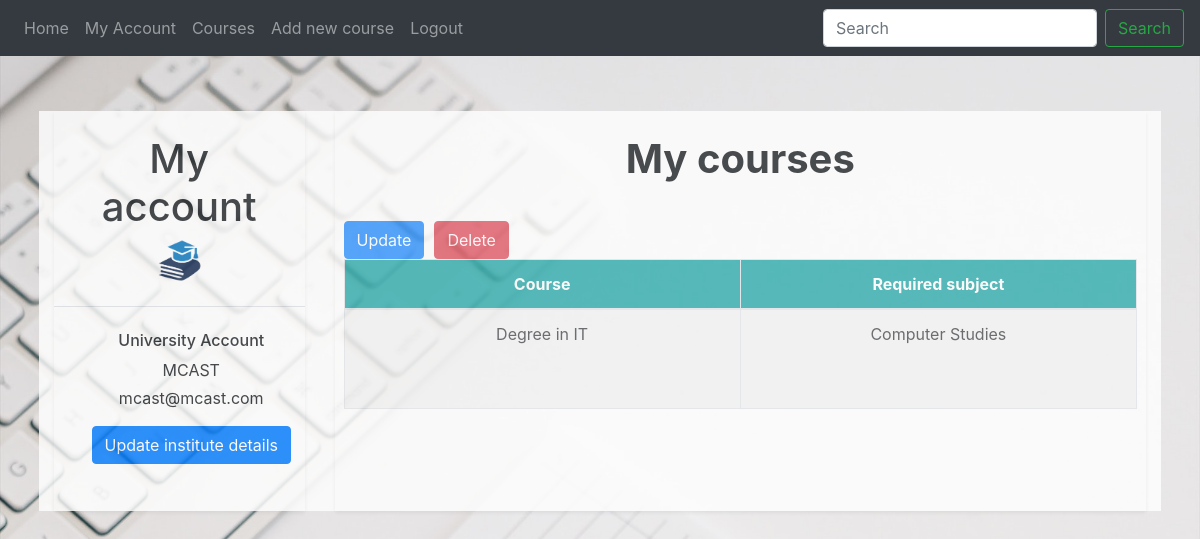
The page /myaccount (signed in) on the database its author committed.
### website/models.py (models this page shows)
class User(db.Model, UserMixin):
    id = db.Column(db.Integer, primary_key=True)
    email = db.Column(db.String(150), unique=True)
    password = db.Column(db.String(150))
    first_name = db.Column(db.String(150))
    usertype = db.Column(db.String(120))
    aboutuni = db.Column(db.String(1000))
    instituteimg = db.Column(db.String(1000))
    institutelogo = db.Column(db.String(1000))
    maths = db.Column(db.String(150))
    english = db.Column(db.String(150))
    maltese = db.Column(db.String(150))
    computer_studies = db.Column(db.String(150))
    biology = db.Column(db.String(150))
    physics = db.Column(db.String(150))
    chemistry = db.Column(db.String(150))
    italian = db.Column(db.String(150))
    french = db.Column(db.String(150))
    home_economics = db.Column(db.String(150))
    accounts = db.Column(db.String(150))
    courses = db.relationship('Courses')

class Courses(db.Model):
    id = db.Column(db.Integer, primary_key=True)
    courseName = db.Column(db.String(300))
    institute = db.Column(db.String(300))
    neededSubject = db.Column(db.String(300))
    about = db.Column(db.String(1000))
    courseimg = db.Column(db.String(1000))
    modules = db.Column(db.String(300))
    careers = db.Column(db.String(300))
    user_id = db.Column(db.Integer, db.ForeignKey('user.id'))

### website/views.py (the view)
@views.route('/myaccount')
def myaccount():
    our_courses = Courses.query.order_by(Courses.courseName)
    q = request.args.get('q')
    if q:
        our_courses = Courses.query.filter(Courses.courseName.contains(q) |
        Courses.institute.contains(q)  | Courses.neededSubject.contains(q))
    else:
        our_courses = Courses.query.all()
    return render_template("myaccount.html", user=current_user, our_courses=our_courses)

### website/__init__.py (called while the page is built)
def create_app():
    app = Flask(__name__)
    app.config['SECRET_KEY'] = 'dfjkhdsf dfjsdllj'
    app.config['SQLALCHEMY_DATABASE_URI'] = f'sqlite:///{DB_NAME}'
    db.init_app(app)
    from .views import views
    from .auth import auth
    app.register_blueprint(views, url_prefix='/')
    app.register_blueprint(auth, url_prefix='/')
    from .models import User, Courses
    create_database(app)
    login_manager = LoginManager()
    login_manager.login_view = 'auth.login'
    login_manager.init_app(app)
    @login_manager.user_loader
    def load_user(id):
        return User.query.get(int(id))
    return app

### website/templates/myaccount.html (shortened to what this page needs)
{% extends "base.html" %} {% block title %}My account{% endblock %} {% block content
  %}
  <link rel="stylesheet" href="https://allyoucan.cloud/cdn/icofont/1.0.1/icofont.css">
<div class="container">
    <div class="row">
        <div class="col-md-3">
            <div class="osahan-account-page-left shadow-sm bg-white h-100">
                <div class="border-bottom p-4">
                    <div class="osahan-user text-center">
                        <div class="osahan-user-media">
                            <div class="osahan-user-media-body">
                                <h1>My account</h1>
                                {% if current_user.usertype == 'University Account' %}
                                <img src="\static/images/admin.png" style="width: 25%;">
                                {% endif %}
                            </div>
                        </div>
                    </div>
                </div>
                <ul class="nav nav-tabs flex-column border-0 pt-4 pl-4 pb-4" id="myTab" role="tablist">
                    <li class="nav-item">
                      <h6 class="mb-2">{{ user.usertype }}</h6>
                      <p class="mb-1">{{ user.first_name }}</p>
                      <p>{{ user.email }}</p>
          {% if current_user.usertype == 'University Account' %}
          <a href="/updateuni/{{ user.id }}" class="btn btn-primary">Update institute details</a>
          <br>
          <br>
          {% endif %}
                </ul>
            </div>
        </div>
        <div class="col-md-9">
            <div class="osahan-account-page-right shadow-sm bg-white p-4 h-100">
                <div class="tab-content" id="myTabContent">
                  {% if current_user.usertype == 'University Account' %}
                    <div class="tab-pane fade  active show" id="favourites" role="tabpanel" aria-labelledby="favourites-tab">
                        <h1 class="font-weight-bold mt-0 mb-4">My courses</h1>
                        <div class="row">
                  {% endif %}
                          {% if current_user.usertype == 'University Account' %}
{% for courses in user.courses %}
<table class="table table-striped table-bordered table-fixed table-hover table-condensed" style="border:0px; " id="myTable3">
  <thead>
    <tr>
      <th width="">Course</th>
      <th width="">Required subject</th>
    </tr>
  </thead>
  <tbody class="tbody">
      <td>{{ courses.courseName }}</td>
      <td>{{ courses.neededSubject }}</td>
      <a href="/update/{{ courses.id }}" class="btn btn-primary">Update</a>
      <a href="/delete/{{ courses.id }}" class="btn btn-danger" style="margin-left: 10px;">Delete</a>
  </tbody>
  </table>
  {% endfor %}
{% endif %}
  {% endblock %}

### website/static/styles.css (style rules this page uses)
#myTable3 th { background-color: #009999; color: white; text-align: center; width: 20%; }
#myTable3 tbody { height: 100px; overflow: auto; text-align: center; background-color: white; }
body { background: url(background.jpg); background-size:cover; background-repeat:no-repeat; }
.row { margin-top: 5%; opacity: 80%; text-align: center; background-color: white; }
.container, .container-fluid, .container-xxl, .container-xl, .container-lg, .container-md, .container-sm { width: 100%; padding-right: var(--bs-gutter-x, 0.75rem); padding-left: var(--bs-gutter-x, 0.75rem); margin-right: auto; margin-left: auto; }
@media (min-width: 576px) { .container-sm, .container { max-width: 540px; } }
@media (min-width: 768px) { .container-md, .container-sm, .container { max-width: 720px; } }
@media (min-width: 992px) { .container-lg, .container-md, .container-sm, .container { max-width: 960px; } }
@media (min-width: 1200px) { .container-xl, .container-lg, .container-md, .container-sm, .container { max-width: 1140px; } }
.text-center { text-align: center !important; }

### rows shown on the page
User: usertype "University Account", first_name "MCAST", email "mcast@mcast.com"
Courses: courseName "Degree in IT", neededSubject "Computer Studies"
